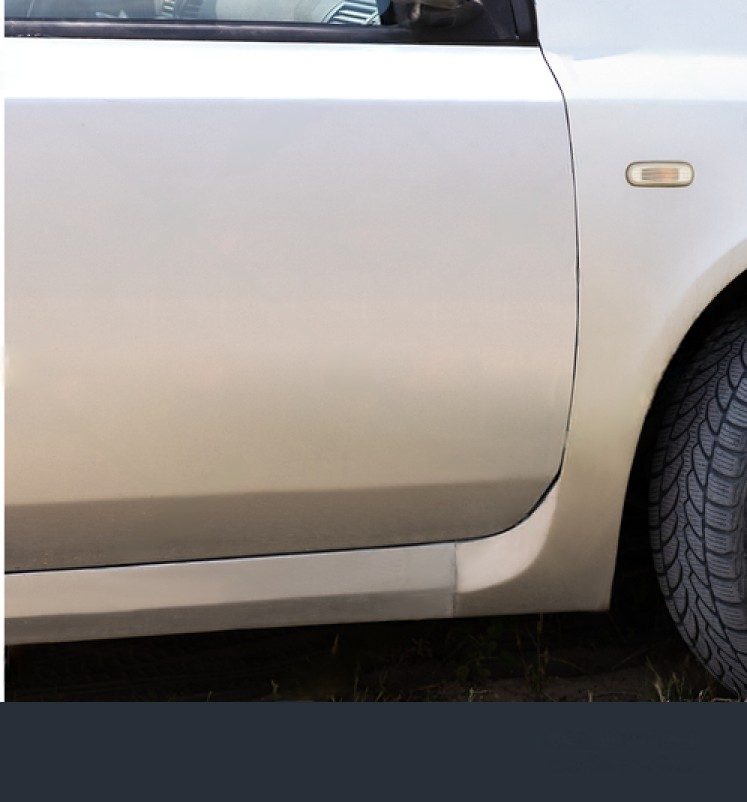
#> input picture images/before.jpeg, 747 x 802 px
$ python -i preprocess.py   (imports and definitions only)
#> lines starting #> are read from the running program, lines starting #| are printed output that depends on the picture
#> further down, picture is the input picture: shape (802, 747, 3); mean B, G, R 135.4, 137.6, 142.4
import cv2

def preprocess(image):
    """
    Resize and equalize the histogram of an image for better comparison.
    """
    image = cv2.resize(image, (640, 480))
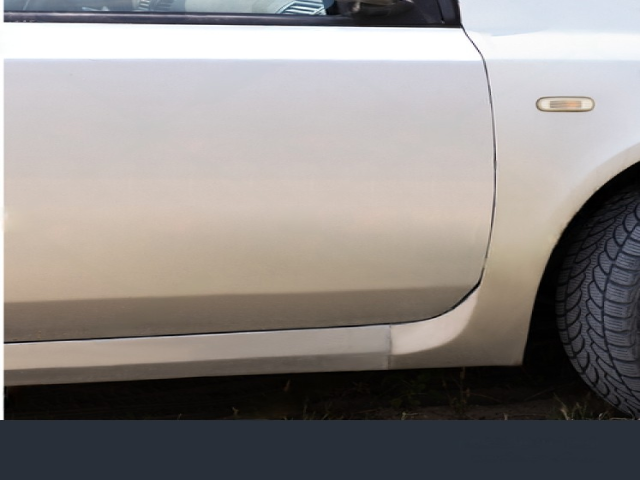
#> image: shape (480, 640, 3); mean of channels 0, 1, 2 135.3, 137.6, 142.3; drawn as B, G, R
    gray = cv2.cvtColor(image, cv2.COLOR_BGR2GRAY)
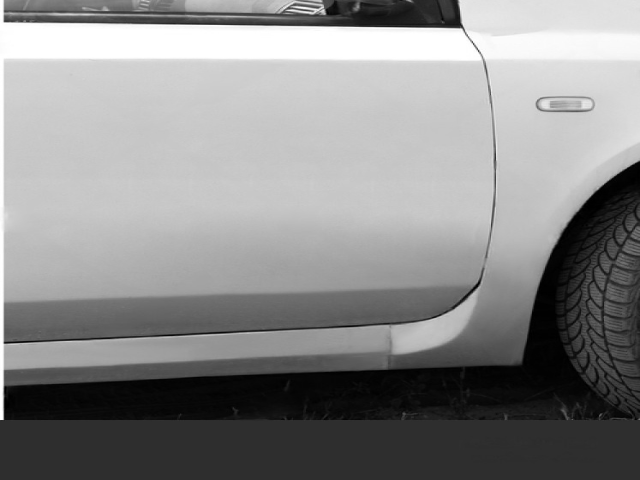
#> gray: shape (480, 640); min 0, max 255, mean 138.7
    equalized = cv2.equalizeHist(gray)
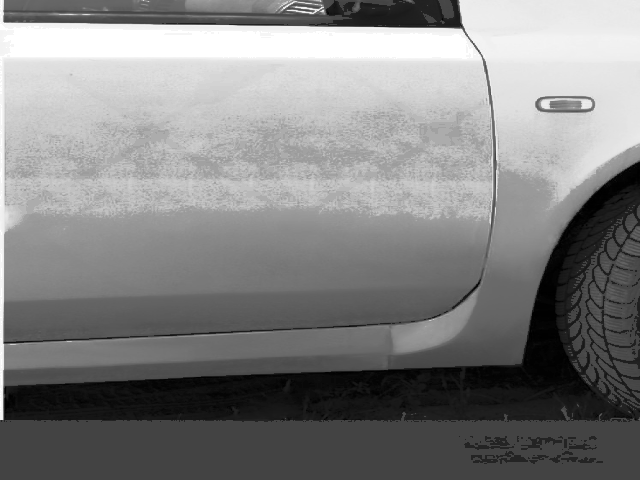
#> equalized: shape (480, 640); min 0, max 255, mean 130.6
    return equalized

>>> import cv2
>>> picture = cv2.imread('../images/before.jpeg')
>>> result = preprocess(picture)
